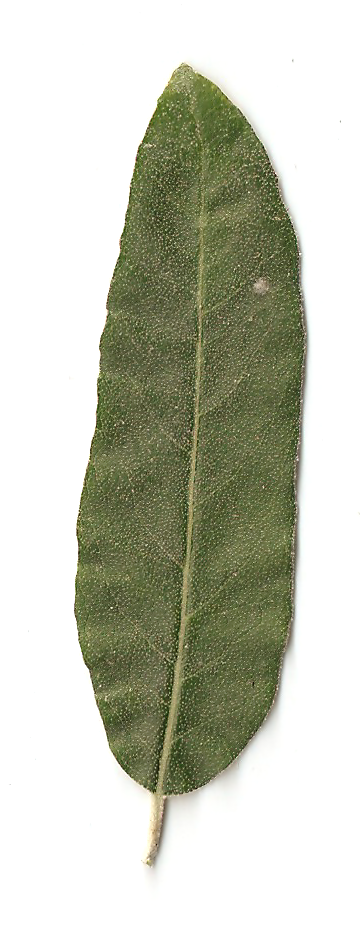
#> input picture data/datasets/leafs_binary/png/Elaeagnus_angustifolia.png, 360 x 940 px; its folder holds only this picture in this run
$ python bulk_conversion.py
#> lines starting #> are read from the running program, lines starting #| are printed output that depends on the picture; after the words box and inside, x2 and y2 are one past the last pixel; in counts of white or black regions, pixels touching at a corner belong together
### src/preprocess/preprocessing.py
"""Convert image into binary image.

References:
    https://docs.opencv.org/4.x/d9/d61/tutorial_py_morphological_ops.html

"""

import cv2
import numpy as np
import matplotlib.pyplot as plt


def image_to_binary(
    path: str, save_path: str = None, invert: bool = True
) -> np.ndarray:
    """
    Convert a leaf image with white background into a binary image.

    Object (leaf) -> white (255), background -> black (0).

    Args:
        path (str): Path to input image
        save_path (str, optional): If given, save binary image to path
        invert (bool): If True, use THRESH_BINARY_INV (dark object on light
            background, e.g. colored leaf on white background).
            If False, use THRESH_BINARY (light object on dark background,
            e.g. already-binary image where object is white).

    Returns:
        np.ndarray: Binary image (uint8, 0/255)
    """
#> called with invert = True
    img = cv2.imread(path)
#> img is the input picture: shape (940, 360, 3); mean B, G, R 183.5, 198.7, 196.4
    if img is None:
        raise FileNotFoundError(f"Image not found: {path}")

    # Convert to grayscale
    gray = cv2.cvtColor(img, cv2.COLOR_BGR2GRAY)
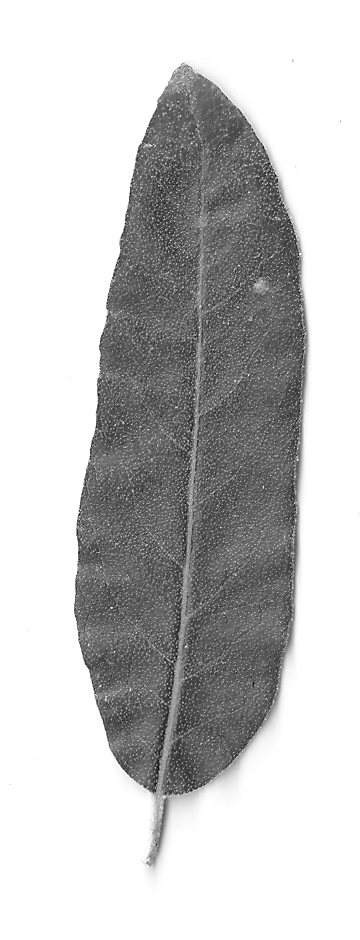
#> gray: shape (940, 360); min 0, max 255, mean 196.3

    # Otsu threshold - automatically finds best threshold
    # Use invert=True  (THRESH_BINARY_INV): dark object on light background
    #                   -> object=255, background=0
    # Use invert=False (THRESH_BINARY):     light object on dark background
    #                   -> object=255, background=0
    thresh_type = cv2.THRESH_BINARY_INV if invert else cv2.THRESH_BINARY
    _, binary = cv2.threshold(gray, 0, 255, thresh_type + cv2.THRESH_OTSU)
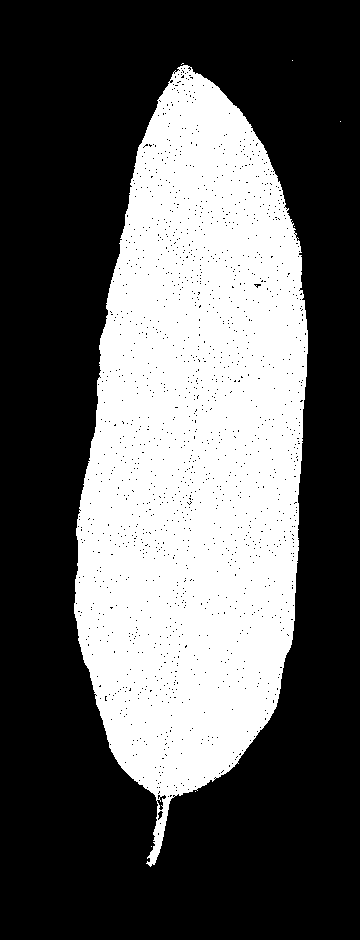
#> binary: shape (940, 360); 37.5% white; 7 white regions (6 under 20 px), largest, box (x1, y1, x2, y2) and area: (74, 65, 308, 867) 126939

    # Morphological cleaning
    kernel = np.ones((5, 5), np.uint8)
    binary = cv2.morphologyEx(binary, cv2.MORPH_CLOSE, kernel)
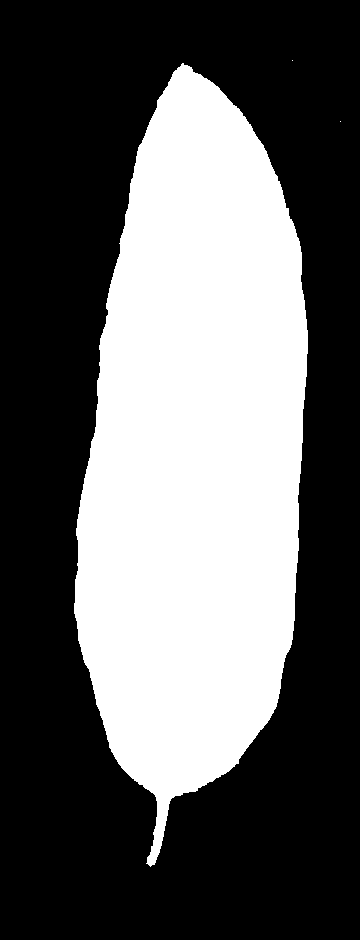
#> binary: shape (940, 360); 38.1% white; 3 white regions (2 under 20 px), largest, box (x1, y1, x2, y2) and area: (74, 63, 308, 867) 128922
    binary = cv2.morphologyEx(binary, cv2.MORPH_OPEN, kernel)
#> binary: shape (940, 360); 38.1% white; 1 white region, box (x1, y1, x2, y2) and area: (74, 65, 308, 865) 128901

    # Fill internal holes: flood-fill background from top-left corner,
    # then OR with original to recover any interior pixels lost by Otsu.
    # Works regardless of hole size (more robust than large MORPH_CLOSE).
    h, w = binary.shape
#> h = 940; w = 360
    flood_mask = np.zeros((h + 2, w + 2), np.uint8)
    filled = binary.copy()
    cv2.floodFill(filled, flood_mask, (0, 0), 255)
#> filled: shape (940, 360); every value is 255
    # Pixels still black after flood-fill are interior holes -> set to white
    interior = cv2.bitwise_not(filled)
#> interior: shape (940, 360); every value is 0
    binary = cv2.bitwise_or(binary, interior)

    if save_path:
        cv2.imwrite(save_path, binary)

    return binary

### src/preprocess/bulk_conversion.py
"""Bulk conversion of images to binary format."""

import cv2
import numpy as np
from pathlib import Path

# Import earlier preprocessing function
from src.preprocess.preprocessing import image_to_binary


def bulk_convert_to_binary(
    input_dir: str,
    output_dir: str,
    save_numpy: bool = True,
    invert: bool = True,
):
    """Convert all images in input_dir to binary masks.

    Saves PNGs and optionally NumPy arrays in separate folders.

    Args:
        input_dir: Directory with input images.
        output_dir: Base output directory.
        save_numpy: If True, save .npy arrays in subfolder.
        invert: If True, use THRESH_BINARY_INV (dark object on light
            background). If False, use THRESH_BINARY (already-binary
            image with white object on black background).

    """
    input_path = Path(input_dir)
    output_path = Path(output_dir)

    # Create separate subfolders for PNGs and NPys
    png_dir = output_path / "png"
    npy_dir = output_path / "npy"

    png_dir.mkdir(parents=True, exist_ok=True)
    if save_numpy:
        npy_dir.mkdir(parents=True, exist_ok=True)

    if not input_path.exists():
        raise FileNotFoundError(f"Input directory not found: {input_dir}")

    for img_file in input_path.glob("*.*"):
        if img_file.suffix.lower() not in [".png", ".jpg", ".jpeg"]:
            continue

        # Convert to binary (leaf=255, background=0)
        binary = image_to_binary(str(img_file), invert=invert)

        # Save PNG (human-friendly)
        out_png = png_dir / f"{img_file.stem}_binary.png"
        cv2.imwrite(str(out_png), binary)

        # Save NumPy array (machine-friendly, exact)
        if save_numpy:
            out_npy = npy_dir / f"{img_file.stem}.npy"
            np.save(out_npy, binary)


if __name__ == "__main__":
    bulk_convert_to_binary("../../data/datasets/leafs_binary/png/",
                           "../../data/datasets/leafs_binary_fix/", invert=True)
    print("Bulk conversion completed.")

$ run again, on data/datasets/leafs_binary/png/Pittosporum_tobira.png
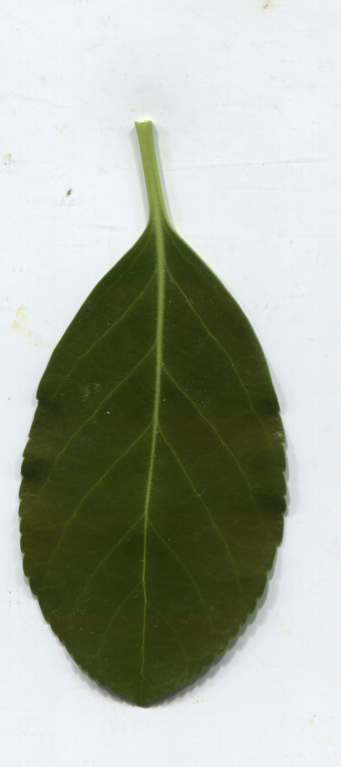
#> input picture data/datasets/leafs_binary/png/Pittosporum_tobira.png, 682 x 1534 px (shown at 1/2 size)
#> in image_to_binary, img is the input picture: shape (1534, 682, 3); mean B, G, R 160.5, 173.9, 167.3
#> in image_to_binary, `gray = cv2.cvtColor(img, cv2.COLOR_BGR2GRAY)`:
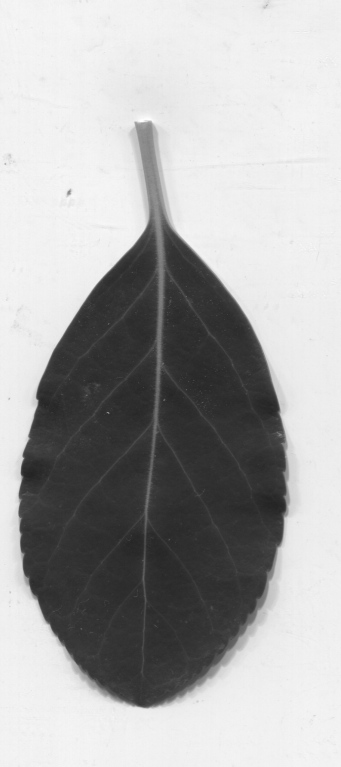
#> gray: shape (1534, 682) (shown at 1/2 size); min 33, max 255, mean 170.4
#> in image_to_binary, `_, binary = cv2.threshold(gray, 0, 255, thresh_type + cv2.THRESH_OTSU)`:
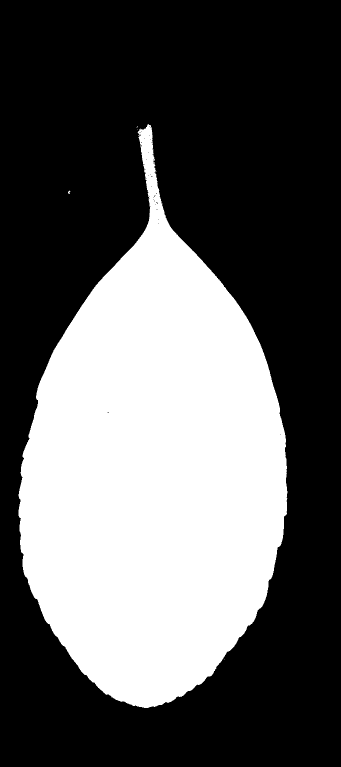
#> binary: shape (1534, 682) (shown at 1/2 size); 36.5% white; 7 white regions (6 under 20 px), largest, box (x1, y1, x2, y2) and area: (37, 248, 575, 1416) 382233
#> filled: shape (1534, 682); every value is 255
#> interior: shape (1534, 682); every value is 0

$ run again, on data/datasets/leafs_binary/png/Prunus_armeniaca.png
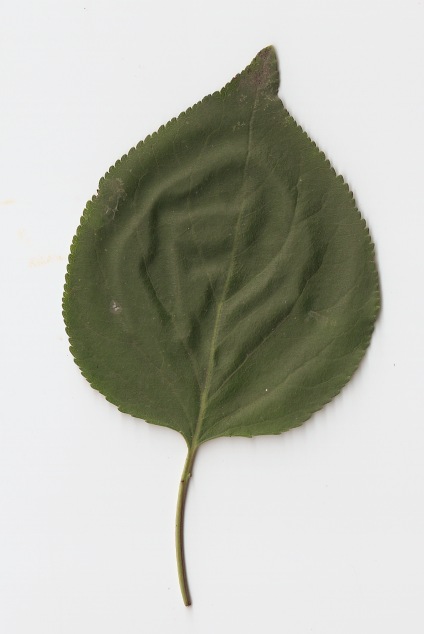
#> input picture data/datasets/leafs_binary/png/Prunus_armeniaca.png, 848 x 1268 px (shown at 1/2 size)
#> in image_to_binary, img is the input picture: shape (1268, 848, 3); mean B, G, R 177.4, 186.9, 185.4
#> in image_to_binary, `gray = cv2.cvtColor(img, cv2.COLOR_BGR2GRAY)`:
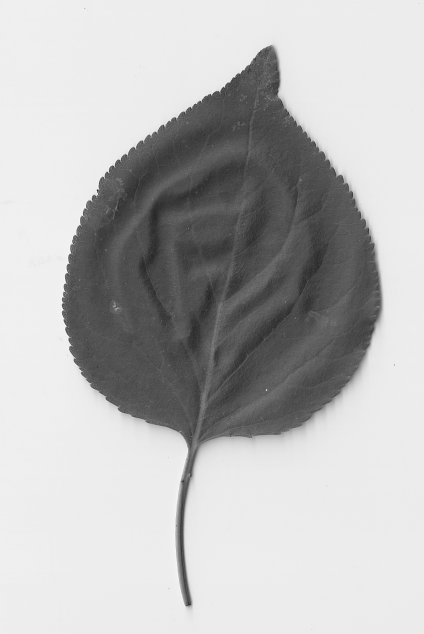
#> gray: shape (1268, 848) (shown at 1/2 size); min 12, max 249, mean 185.4
#> in image_to_binary, `_, binary = cv2.threshold(gray, 0, 255, thresh_type + cv2.THRESH_OTSU)`:
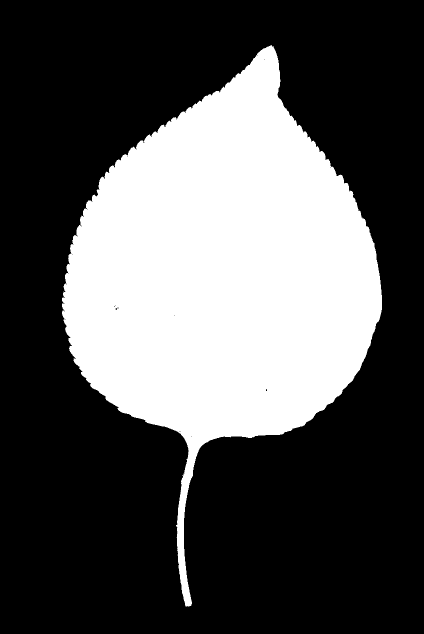
#> binary: shape (1268, 848) (shown at 1/2 size); 32.4% white; 2 white regions (1 under 20 px), largest, box (x1, y1, x2, y2) and area: (124, 90, 764, 1213) 348338
#> filled: shape (1268, 848); every value is 255
#> interior: shape (1268, 848); every value is 0

$ run again, on data/datasets/leafs_binary/png/Pyracantha_coccinea.png
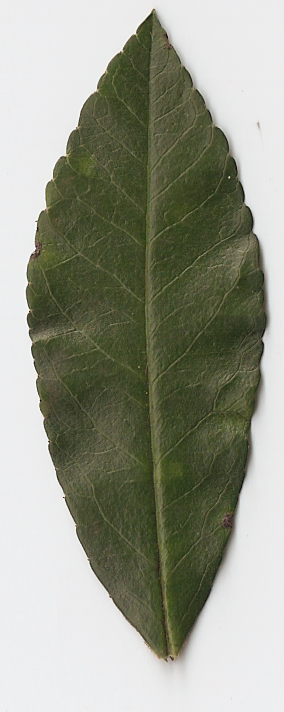
#> input picture data/datasets/leafs_binary/png/Pyracantha_coccinea.png, 284 x 712 px
#> in image_to_binary, img is the input picture: shape (712, 284, 3); mean B, G, R 138.8, 153.8, 151
#> in image_to_binary, `gray = cv2.cvtColor(img, cv2.COLOR_BGR2GRAY)`:
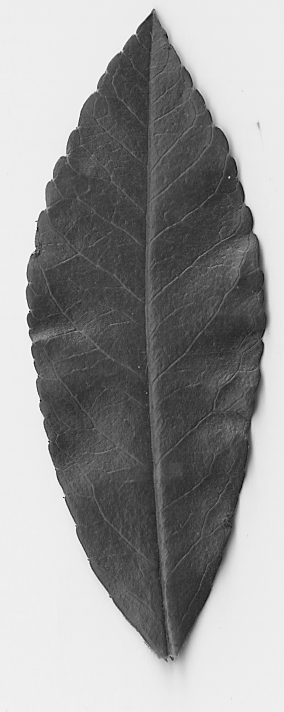
#> gray: shape (712, 284); min 2, max 249, mean 151.2
#> in image_to_binary, `_, binary = cv2.threshold(gray, 0, 255, thresh_type + cv2.THRESH_OTSU)`:
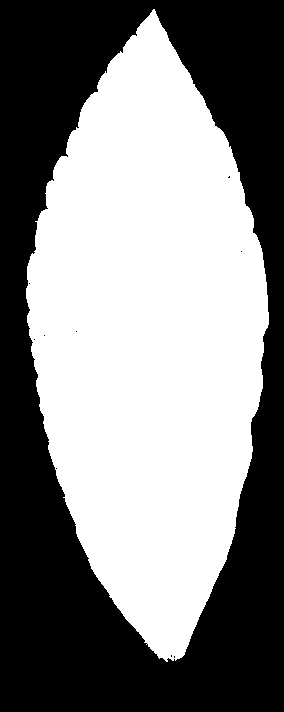
#> binary: shape (712, 284); 52% white; 10 black regions (9 under 20 px), largest, box (x1, y1, x2, y2) and area: (0, 0, 284, 712) 96967
#> filled: shape (712, 284); every value is 255
#> interior: shape (712, 284); every value is 0

$ run again, on data/datasets/leafs_binary/png/Lycium_barbarum.png
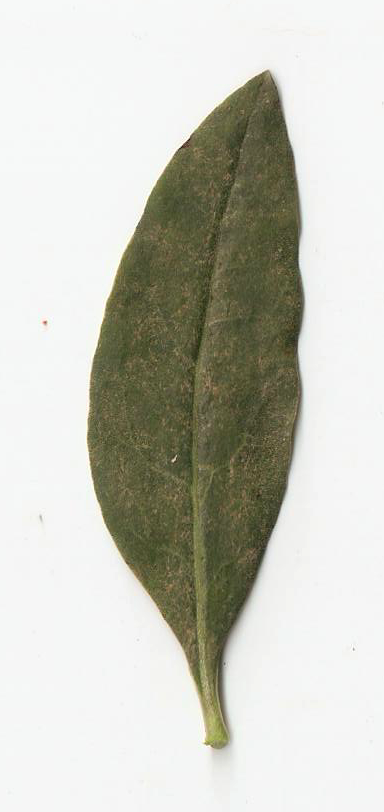
#> input picture data/datasets/leafs_binary/png/Lycium_barbarum.png, 384 x 812 px
#> in image_to_binary, img is the input picture: shape (812, 384, 3); mean B, G, R 190.7, 200.7, 200.4
#> in image_to_binary, `gray = cv2.cvtColor(img, cv2.COLOR_BGR2GRAY)`:
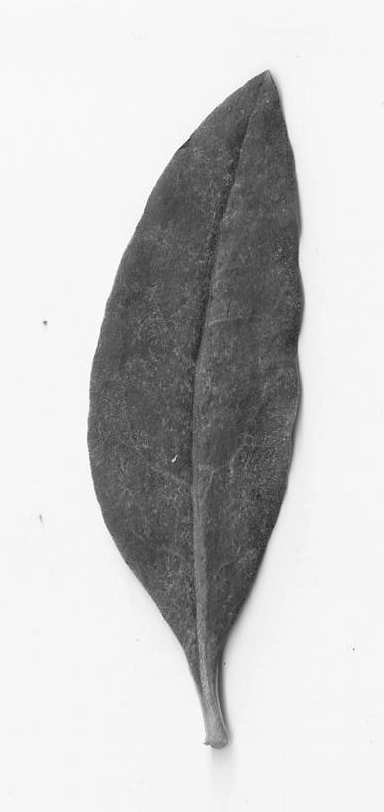
#> gray: shape (812, 384); min 22, max 255, mean 199.5
#> in image_to_binary, `_, binary = cv2.threshold(gray, 0, 255, thresh_type + cv2.THRESH_OTSU)`:
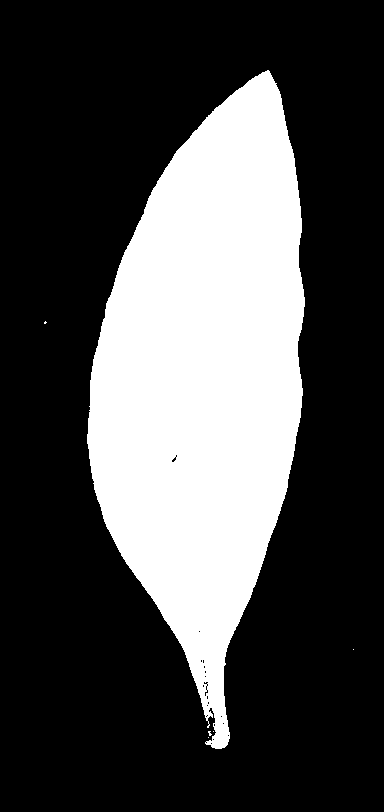
#> binary: shape (812, 384); 29.1% white; 6 white regions (5 under 20 px), largest, box (x1, y1, x2, y2) and area: (87, 70, 305, 749) 90696
#> filled: shape (812, 384); every value is 255
#> interior: shape (812, 384); every value is 0
